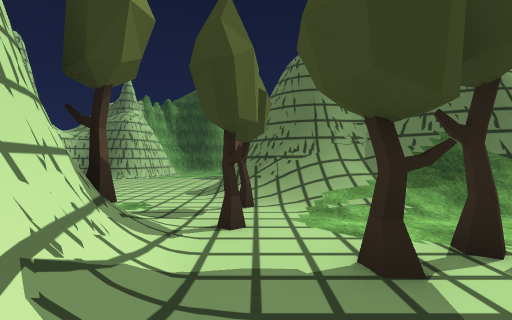
View 1 (above)

24 first-person views from a walk through a scene from a Unity 3-D project. The camera is 1.5 m above the floor, looks level and sees 90° across. The floor is counted in squares, 2 m on a side. Each view is taken from the middle of a square. On the plan, view 1 faces up. The plan holds only what a view shows up to about 9 squares ahead; the rest is blank. The place goes on beyond the plan. Some animated figures are not drawn. Some surface patterns are stand-ins.

View 2
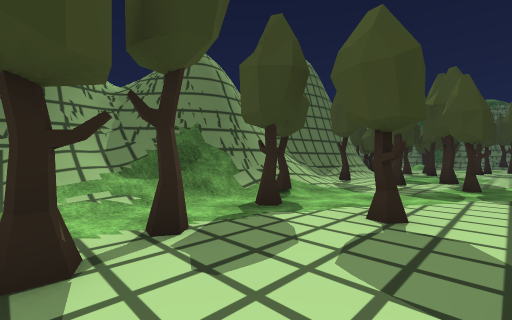

View 3
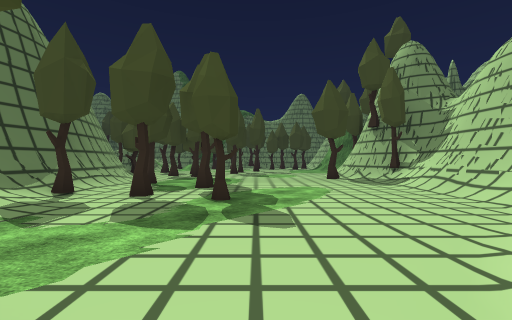

View 4
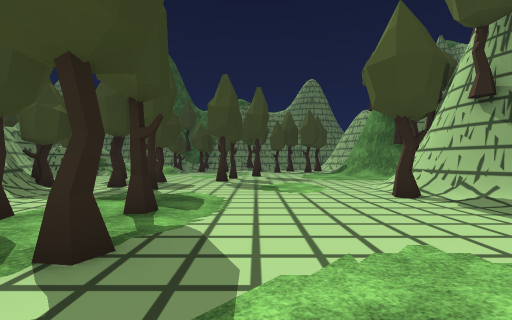

View 5
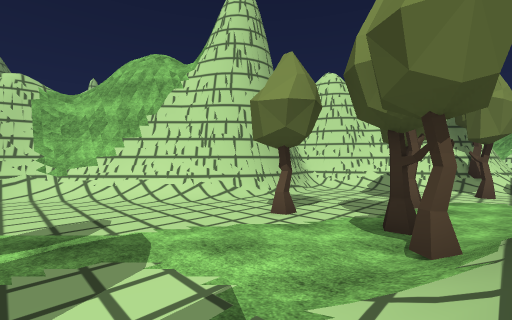

View 6
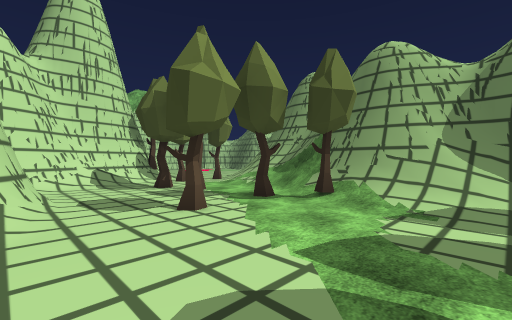

View 7
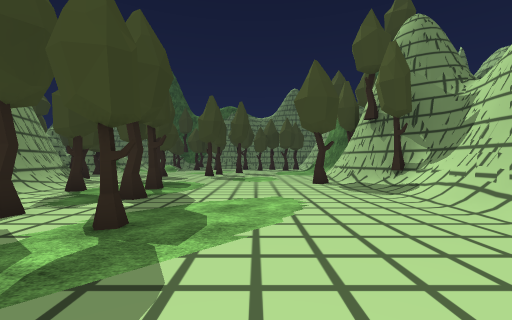

View 8
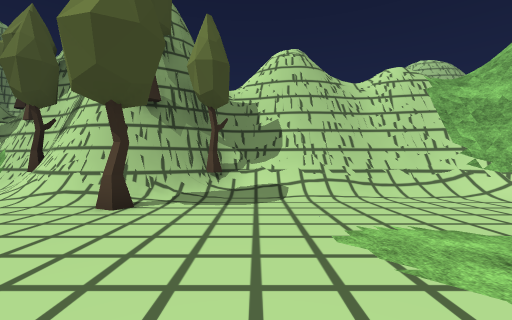

View 9
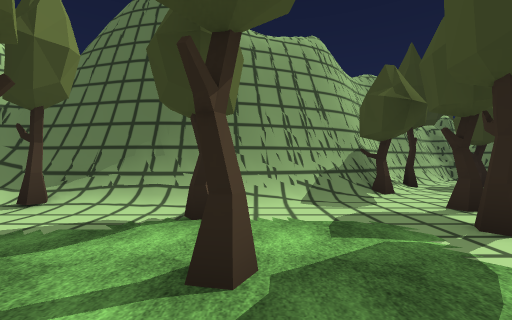

View 10
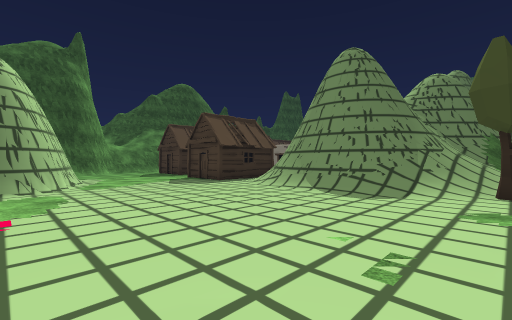

View 11
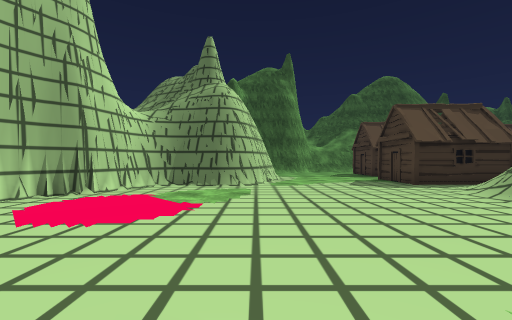

View 12
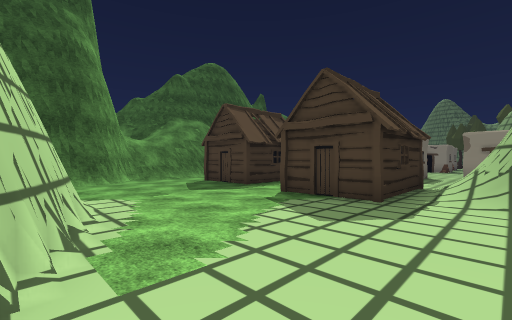

View 13
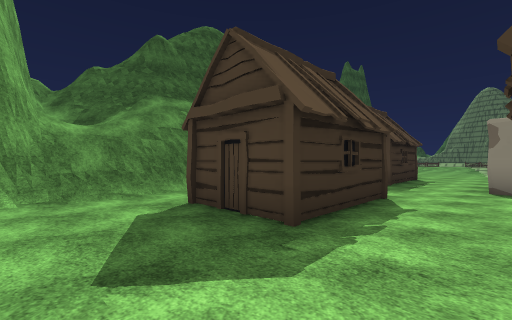

View 14
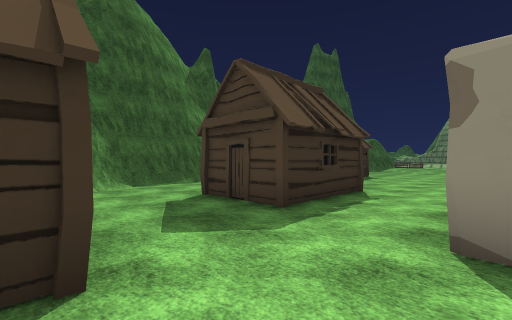

View 15
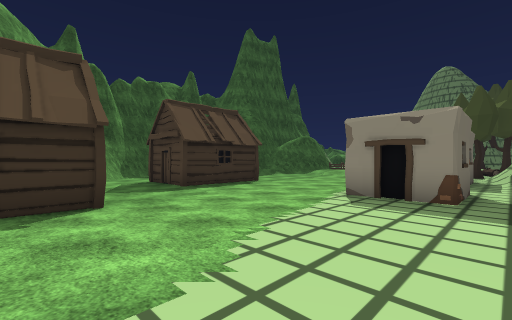

View 16
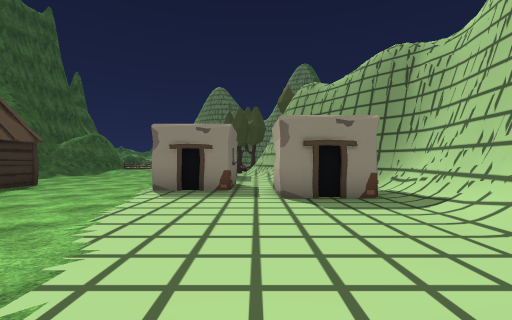

View 17
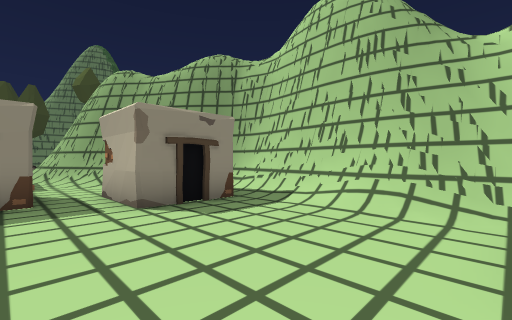

View 18
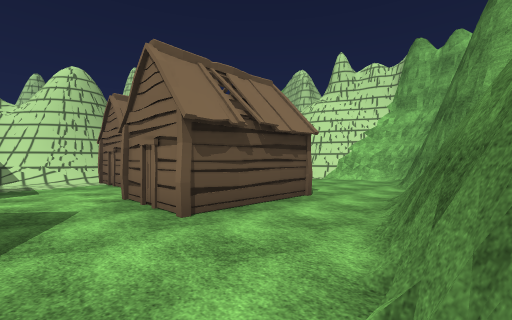

View 19
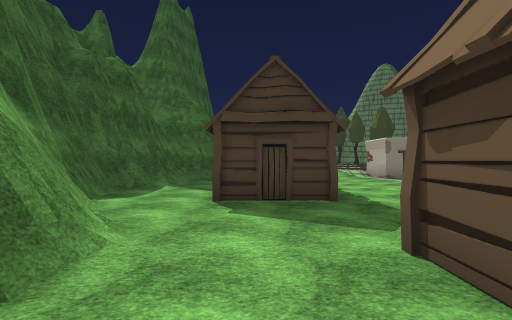

View 20
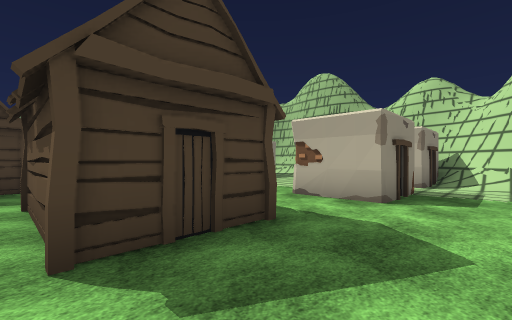

View 21
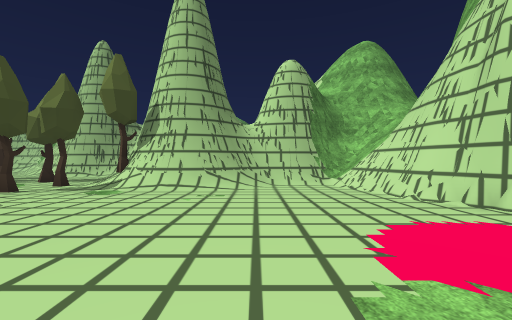

View 22
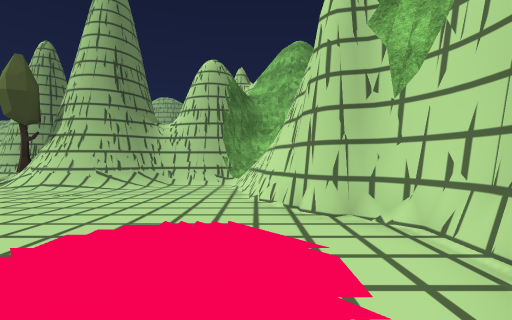

View 23
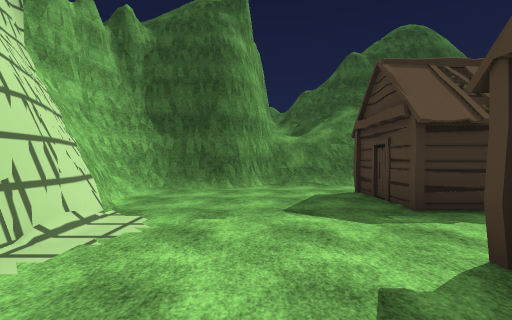

View 24
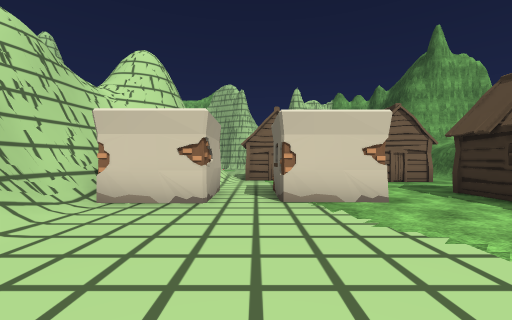

### Floor plan
Key: @ floor where view 1 was taken; # wall or solid block; . floor; / step, stairs or slope; = window, fence, low wall or low ledge; T tree; H hut; O other object.
Columns run from 11 left of view 1 to 18 right of it. Each row starts with its distance up from view 1.
 25                      ####
 24                     ##..###
 23               #######...../
 22            ####...........
 21        ######.........H
 20      ###..............HHH..
 19      #.....HHH..H  H.......
 18      #.....  H..HHHH.......
 17      #.....HHH.............
 16      #.....................
 15      #....HHH...#O......##
 14      #....H  ...##......O#. #
 13   ####....HHH............../#
 12  ##........////.##....###./##
 11 ##......../####/##....#O
 10 #.........##  ###O///////
  9 #.........##    ##########
  8 #.........##               ###
  7 ##......../#####          ##T.
  6  ##.......////=######   ###T..
  5  ##........T///####/######....
  4   #...###/.T.///T///T///...T
  3   =######T/..T.T.//....T...T.T
  2         ##/.T.......T...T.....
  1          ##/...T....T.T......T
  0           #@..................
 -1           #####//.............
 -2               ###/............
 -3                 ##/......T....
 -4                  ##//////###/.
 -5                  ###########T/
 -6                       ###  ###

Where each view was taken, in squares from view 1:
view 1: 0 up, 0 right, facing up
view 2: 0 up, 1 right, facing up-right
view 3: 0 up, 4 right, facing right
view 4: 0 up, 9 right, facing right
view 5: 4 up, 8 right, facing down-left
view 6: 1 down, 8 right, facing up-left
view 7: 1 down, 6 right, facing right
view 8: 1 up, 12 right, facing down
view 9: 0 up, 13 right, facing up
view 10: 5 up, 7 left, facing up-right
view 11: 5 up, 6 left, facing up
view 12: 11 up, 6 left, facing up-right
view 13: 15 up, 3 left, facing up-right
view 14: 15 up, 2 right, facing up-right
view 15: 13 up, 7 right, facing up-right
view 16: 13 up, 6 right, facing right
view 17: 14 up, 7 right, facing down-right
view 18: 22 up, 4 right, facing down-left
view 19: 21 up, 6 right, facing right
view 20: 20 up, 3 right, facing down-right
view 21: 11 up, 6 left, facing down
view 22: 11 up, 9 left, facing down
view 23: 13 up, 3 left, facing up
view 24: 13 up, 11 right, facing left
